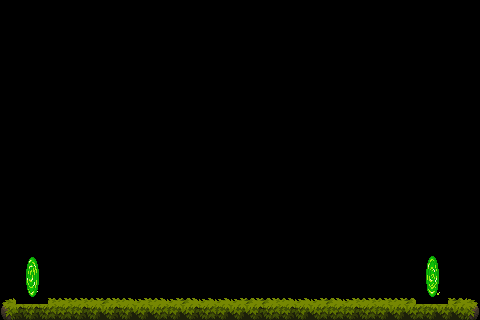

The image is a tile-based game level rendered from a .tmx file. Its description and source (layers, tilesets, objects; grid data summarised) follow:
An orthogonal 30x20 tile map with 16x16 px tiles, 1 tile layer (Слой тайлов 1), 3 tilesets.

<map version="1.10" tiledversion="1.10.2" orientation="orthogonal" renderorder="right-down" width="30" height="20" tilewidth="16" tileheight="16" infinite="0" nextlayerid="2" nextobjectid="1">
 <tileset firstgid="1" source="Tiles.tsx" />
 <tileset firstgid="626" source="Chests.tsx" />
 <tileset firstgid="686" source="Green Portal.tsx" />
 <layer id="1" name="Слой тайлов 1" width="30" height="20">
  <data>[600 cells, 68 non-empty, 22 distinct tile ids]</data>
 </layer>
</map>
